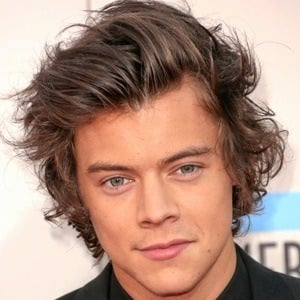
#> input picture hw2/results/res19-near.jpeg, 300 x 300 px
$ python q4.py
#> lines starting #> are read from the running program, lines starting #| are printed output that depends on the picture
import numpy as np
import cv2
from matplotlib import pyplot as plt

near = cv2.imread("../results/res19-near.jpeg")
#> near is the input picture: shape (300, 300, 3); mean B, G, R 127.5, 142.3, 174.6
near = near.astype(float)
height, width, c = near.shape
#> height = 300; width = 300; c = 3

far = cv2.imread("../results/res20-far.jpg")
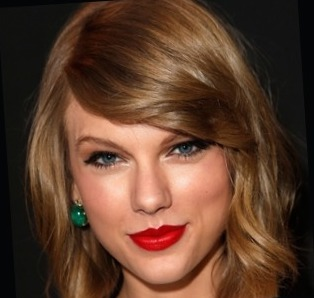
#> input picture hw2/results/res20-far.jpg, 314 x 298 px
#> far is the input picture: shape (298, 314, 3); mean B, G, R 44.5, 62.2, 93.6
far = far.astype(float)

x1, y1, x2, y2 = 104, 159, 187, 145
x3, y3, x4, y4 = 117, 179, 186, 166

# Find the scale transformation which maps points from the near one to the far image.
a = (x4 - x3) / (x2 - x1)
b = (y4 - y3) / (y2 - y1)
h = np.array([[a, 0, 0], [0, b, 0], [0, 0, 1]], dtype=float)
[[nx1], [ny1], [t]] = np.dot(h, np.array([[x1], [y1], [1]]))
nx1, ny1 = int(nx1), int(ny1)
xdiff, ydiff = x3 - nx1, y3 - ny1
near = near[xdiff:, ydiff:, ]
#> near: shape (269, 268, 3) float64
far = cv2.warpPerspective(far, h, (height, width))
#> far: shape (300, 300, 3) float64
far = far[0: width - xdiff, 0: height - ydiff, ]
#> far: shape (269, 268, 3) float64
cv2.imwrite('../results/res21-near.jpg', near)
cv2.imwrite('../results/res22-far.jpg', far)
height, width = near.shape[0], near.shape[1]
#> height = 269; width = 268


def generateGaussianKernel(height, width, sigma, mu1, mu2, number):
    gaussianKernel = np.zeros((height, width))
    for x in range(height):
        for y in range(width):
            gaussianKernel[x, y] = np.exp(- (np.power(x - mu1, 2) + np.power(y - mu2, 2)) / (2 * sigma * sigma))
    plt.imshow(gaussianKernel)
    plt.colorbar()
    plt.savefig('../results/res3'+str(number)+'-'+str(sigma)+'.jpg')
    plt.show()
    return gaussianKernel


def generateLaplacianFilter(height, width, sigma, mu1, mu2, number):
    laplacianKernel = 1 - generateGaussianKernel(height, width, sigma, mu1, mu2, number)
    plt.imshow(laplacianKernel)
    plt.colorbar()
    plt.savefig('../results/res3'+str(number)+'-'+str(sigma)+'.jpg')
    plt.show()
    return laplacianKernel


def generateFFT(img, name):
    ImgFft = np.fft.fft2(img, axes=(0, 1))
    shiftedImg = np.fft.fftshift(ImgFft)
    amplitude = np.abs(shiftedImg)
    logAmplitude = 20 * np.log(amplitude)
    cv2.imwrite('../results/' + name + '.jpg', logAmplitude)
    return shiftedImg


def applyFilter(image, filter, name):
    result = []
    for i in range(0, 3):
        result.insert(0, filter * image[:, :, 2 - i])
    uimg = np.dstack(result)
    mag = np.log(np.abs(uimg) + 1)
    cv2.imwrite('../results/' + name + '.jpg', mag)
    return uimg


def scale(array):
    min, max = array.min(), array.max()
    return ((array - min) * (1 / (max - min) * 255)).astype('uint8')


nearFFT = generateFFT(near, 'res23-dft-near')
farFFT = generateFFT(far, 'res24-dft-far')
#> call 2 of generateFFT, with name = 'res24-dft-far'
#> in generateFFT (call 2), `logAmplitude = 20 * np.log(amplitude)`:
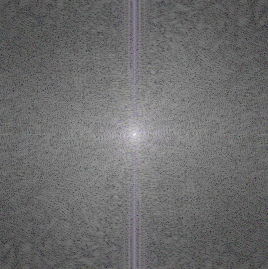
#> logAmplitude: shape (269, 268, 3) float64; mean of channels 0, 1, 2 131.7, 131.2, 131.4; drawn with min black and max white
#> in generateFFT (call 2), `cv2.imwrite('../results/' + name + '.jpg', logAmplitude)`:
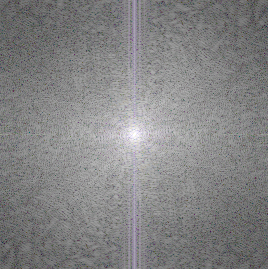
#> saved as res24-dft-far.jpg: shape (269, 268, 3); mean B, G, R 131.7, 131.2, 131.4

r, s = 8, 8
gaussianKernel = generateGaussianKernel(height, width, r, int(height / 2), int(width / 2),25)
#> after the loop in generateGaussianKernel, `for x in range(height):`:
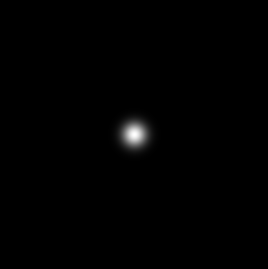
#> gaussianKernel: shape (269, 268) float64; min 1.42e-122, max 1, mean 0.00558
laplacianKernel = generateLaplacianFilter(height, width, s, int(height / 2), int(width / 2),26)
#> in generateLaplacianFilter, `plt.savefig('../results/res3'+str(number)+'-'+str(sigma)+'.jpg')`:
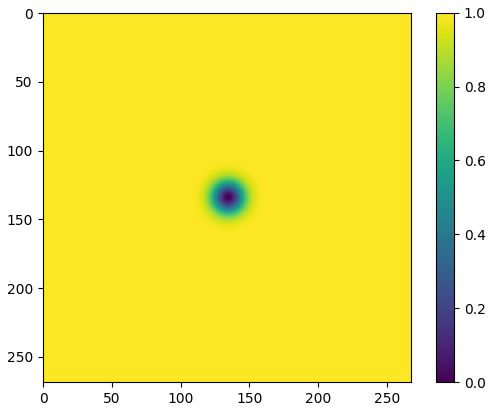
#> figure drawn by matplotlib, 2 panels

lowPassed = applyFilter(nearFFT, laplacianKernel, 'res27-lowpassed')
#> after the loop in applyFilter, `for i in range(0, 3):`: result = 3 items
highPassed = applyFilter(farFFT, gaussianKernel, 'res28-highpassed')

result = (np.array(lowPassed) + np.array(highPassed)) / 2.0
cv2.imwrite('../results/res29-hybrid.jpg', np.log(np.abs(result)))

ishifted = np.fft.ifftshift(result)
final = np.fft.ifft2(ishifted, axes=(0, 1))
final = (np.real(final))
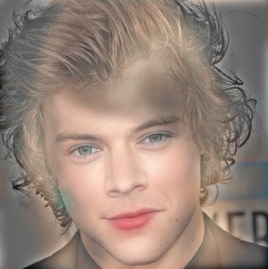
#> final: shape (269, 268, 3) float64; mean of channels 0, 1, 2 21.7, 30.3, 45.5; drawn with min black and max white
cv2.imwrite('../results/res30-hybrid-near.jpg', scale(final))
#> in scale, `min, max = array.min(), array.max()`: min = -73.4; max = 127.4

far = cv2.resize(final, None, fx=0.2, fy=0.2)
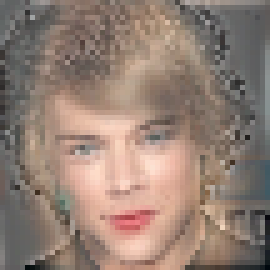
#> far: shape (54, 54, 3) float64 (shown 5 times larger); mean of channels 0, 1, 2 21.5, 30, 45.1; drawn with min black and max white
cv2.imwrite('../results/res31-hybrid-far.jpg', scale(far))

# [29 lines of commented-out code are left out]
